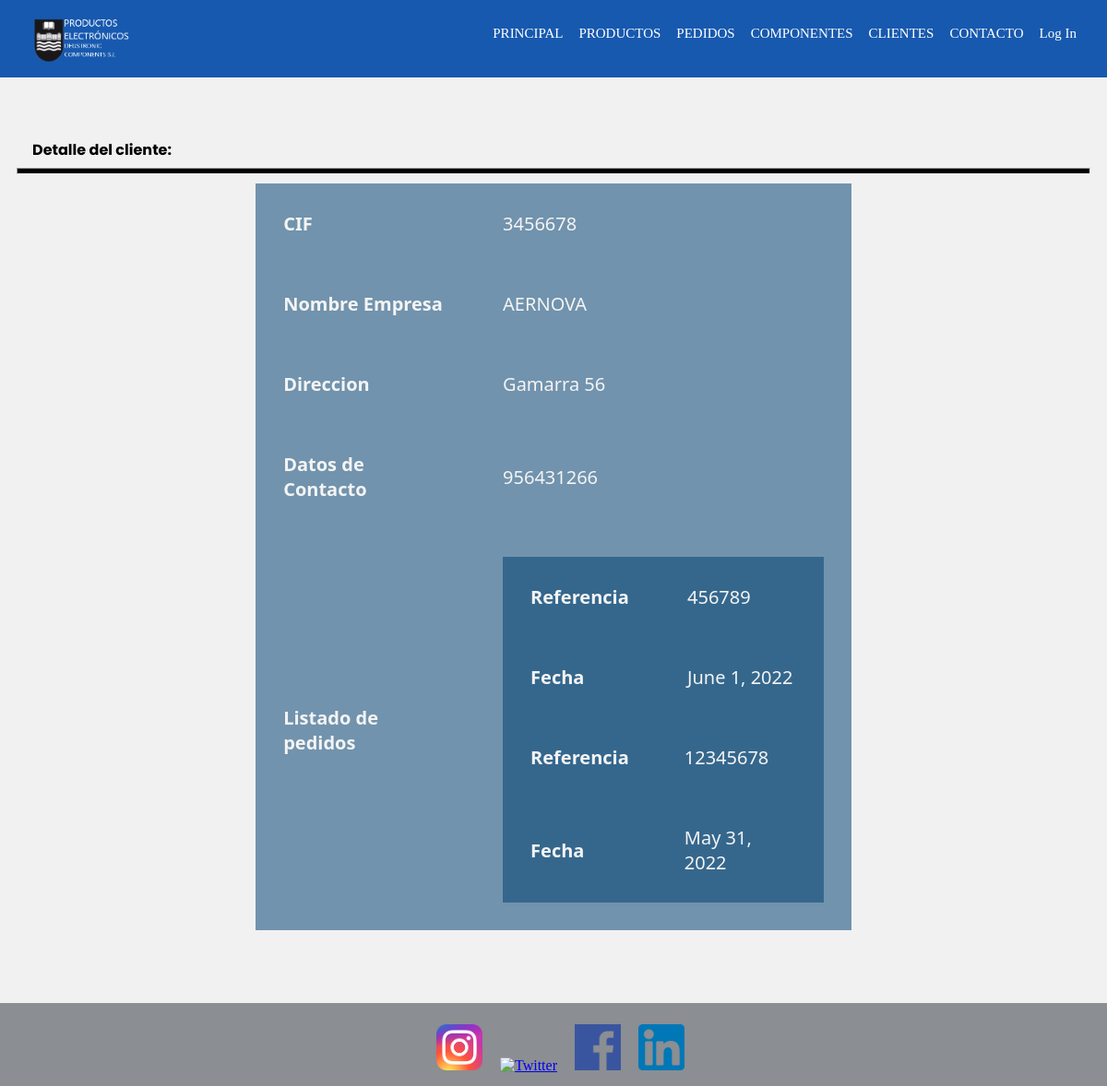
/deustronic/detalleCliente/3456678/, run on an earlier commit of the app's database.
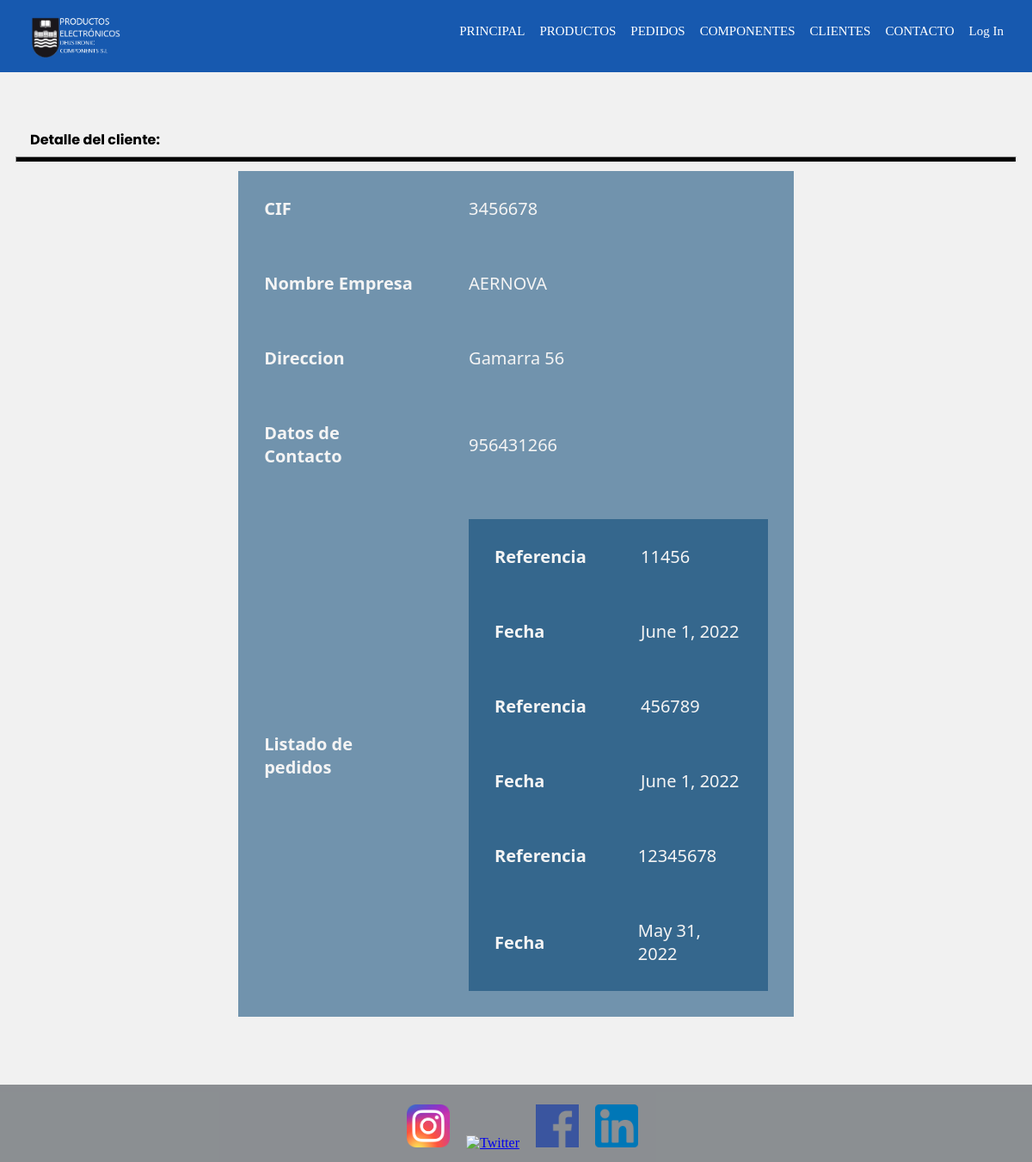
And on a later commit of the database.
### deustronic/models.py (models this page shows, shortened)
class Pedido(models.Model):
    referencia = models.IntegerField(primary_key=True)
    fecha = models.DateField(auto_now = True)
    cliente = models.ForeignKey(Cliente, on_delete=models.CASCADE, null = True)
    producto = models.ManyToManyField(Producto)
    cantidadproducto = models.IntegerField()
    precioTotal = models.FloatField()

### deustronic/views.py (the view)
# urls.py: path('detalleCliente/<int:pk>/', detalleClienteView, name='detalleCliente'),
def detalleClienteView(request, pk):
    cliente = get_object_or_404(Cliente, pk=pk)
    pedidos = Pedido.objects.filter(cliente=cliente)
    context = {
        'cliente': cliente,
        'pedidos': pedidos
    }
    return render(request, 'detalleCliente.html', context)

### deustronic/templates/detalleCliente.html
{% extends "base.html" %}
{% load static %}
{% block content %}
    <header>
        <h2 class="pagSecundarias">Detalle del cliente: {{cliente.nombre}}</h2>
        <hr>
    </header>
    <div class="detalle">
        <table id="texto">
            <tr>
                <th>CIF</th>
                <td>{{ cliente.CIF }}</td>
            </tr>
            <tr>
                <th>Nombre Empresa</th>
                <td>{{ cliente.nombreEmpresa }}</td>
            </tr>
            <tr>
                <th>Direccion</th>
                <td>{{ cliente.direccion }}</td>
            </tr>
            <tr>
                <th>Datos de Contacto</th>
                <td>{{ cliente.datosContacto }}</td>
            </tr>
            <tr>
                <th>Listado de pedidos</th>
                <td>
                    {% if pedidos %}
                        <ul>
                            {% for pedido in pedidos %}
                                <table id="pedidos">
                                    <tr>
                                        <th>Referencia</th>
                                        <td>{{ pedido.referencia }}</td>
                                    </tr>
                                    <tr>
                                        <th>Fecha</th>
                                        <td>{{ pedido.fecha }}</td>
                                    </tr>
                                </table>
                            {% endfor %}
                        </ul>
                    {% else %}
                        <h4>No se han asignado pedidos para este cliente</h4>
                        {% if perms.appGestionDePedidos.add_pedido %}
                            <p>Para asignar un pedido haga click <a href="{% url 'anyadirPedido' %}">aquí</a></p>
                        {% endif %}
                    {% endif %}
                </td>
            </tr>
        </table>
    </div>
{% endblock %}

What changed in the data, as far as the page shows it:
added Pedido: referencia "11456", fecha "June 1, 2022"
